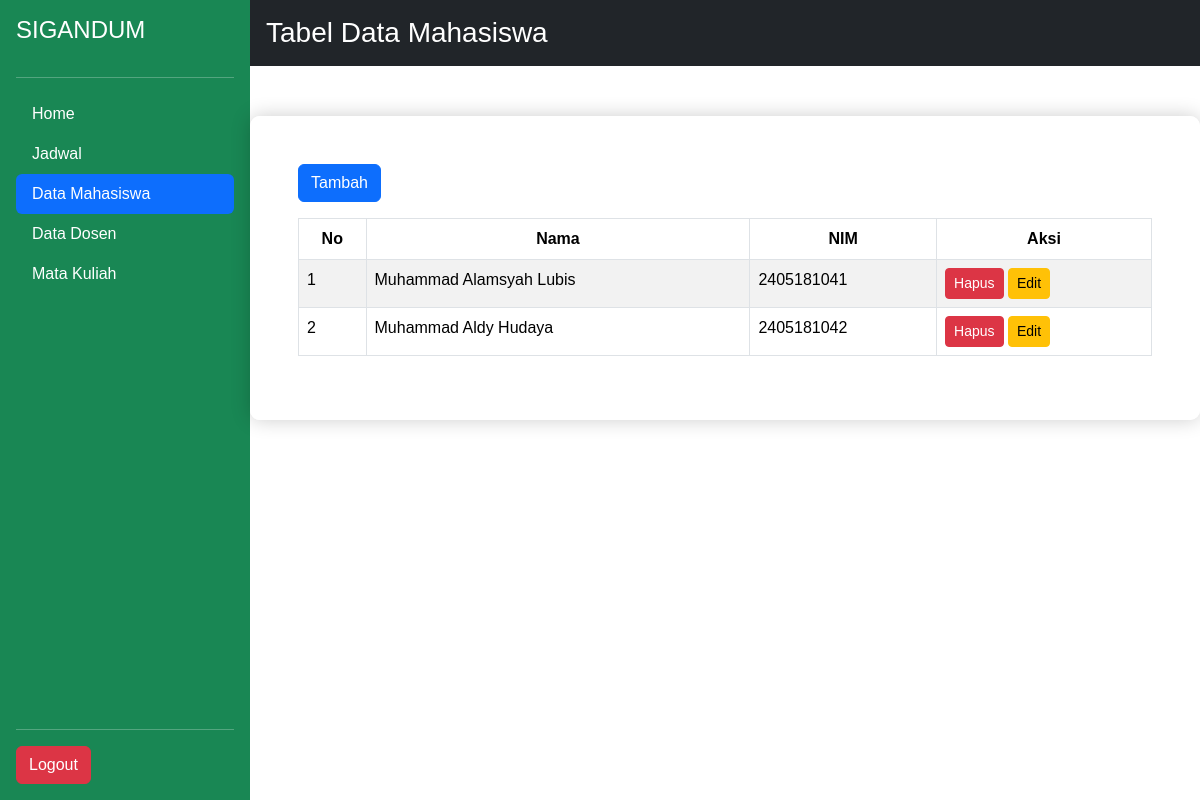
Page /tabel.php on the committed database.
### tables this page shows
CREATE TABLE `mahasiswa` (
  `nim` varchar(15) NOT NULL,
  `nama` varchar(50) NOT NULL,
  `krs` varchar(10) DEFAULT NULL
);

### tabel.php (the view, shortened to what this page needs)
<!DOCTYPE html>
<html lang="en">
<head>
    <link href="https://cdn.jsdelivr.net/npm/bootstrap@5.3.3/dist/css/bootstrap.min.css" rel="stylesheet">
    <link rel="stylesheet" href="style.css">
</head>
<body>
<?php include 'koneksi.php'; ?>
<div class="d-flex">
    <div class="d-flex flex-column flex-shrink-0 p-3 bg-success text-white" style="width: 250px; min-height: 100vh;">
        <h4 class="mb-3">SIGANDUM</h4>
        <hr>
        <ul class="nav nav-pills flex-column mb-auto">
            <li class="nav-item">
                <a href="index.php" class="nav-link text-white">
                    Home
                </a>
            </li>
            <li>
                <a href="jadwal.php" class="nav-link text-white">
                    Jadwal
                </a>
            </li>
            <li>
                <a href="tabel.php" class="nav-link text-white active" aria-current="page">
                    Data Mahasiswa
                </a>
            </li>
            <li>
                <a href="dosen.php" class="nav-link text-white">
                    Data Dosen
                </a>
            </li>
            <li>
                <a href="mk.php" class="nav-link text-white">
                    Mata Kuliah
                </a>
            </li>
        </ul>
        <hr>
        <div>
            <button type="button" class="btn btn-danger" id="logout">Logout</button>
        </div>
    </div>
    <div class="flex-grow-1">
        <header class="bg-dark text-white p-3">
            <h3 class="m-0">Tabel Data Mahasiswa</h3>
        </header>
        <main class="p-5">
            <button type="button" class="btn btn-primary mb-3" data-bs-toggle="modal" data-bs-target="#myModal">
                Tambah
            </button>
            <table class="table table-bordered table-striped">
                <thead>
                    <tr class="text-center">
                        <th>No</th>
                        <th>Nama</th>
                        <th>NIM</th>
                        <th>Aksi</th>
                    </tr>
                </thead>
                <tbody>
                    <?php
                    $sql = "SELECT * FROM mahasiswa";
                    $result = $conn->query($sql);
                    $nomor = 1;
                    if ($result->num_rows > 0) {
                        while($row = $result->fetch_assoc()) {
                            echo "<tr>
                                <td>$nomor</td>
                                <td>$row[nama]</td>
                                <td>$row[nim]</td>
                                <td>
                                    <a href='db/hapus.php?nim=$row[nim]' class='btn btn-danger btn-sm'>Hapus</a>
                                    <a href='db/edit.php?nim=$row[nim]' class='btn btn-warning btn-sm'>Edit</a>
                                </td>
                            </tr>";
                            $nomor++;
                        }
                    }
                    ?>
                </tbody>
            </table>
        </main>
    </div>
</div>
</body>
</html>

### style.css (style rules this page uses)
body { font-family: Arial, sans-serif; background: url('background.jpg') no-repeat center center fixed; background-size: cover; margin: 0; padding: 0; }
main { background-color: rgba(255, 255, 255, 0.95); padding: 30px; margin: 50px auto; max-width: 2000px; border-radius: 10px; box-shadow: 0 0 20px rgba(0, 0, 0, 0.2); }

### rows in the picture
mahasiswa: nama "Muhammad Alamsyah Lubis", nim "2405181041"
mahasiswa: nama "Muhammad Aldy Hudaya", nim "2405181042"
